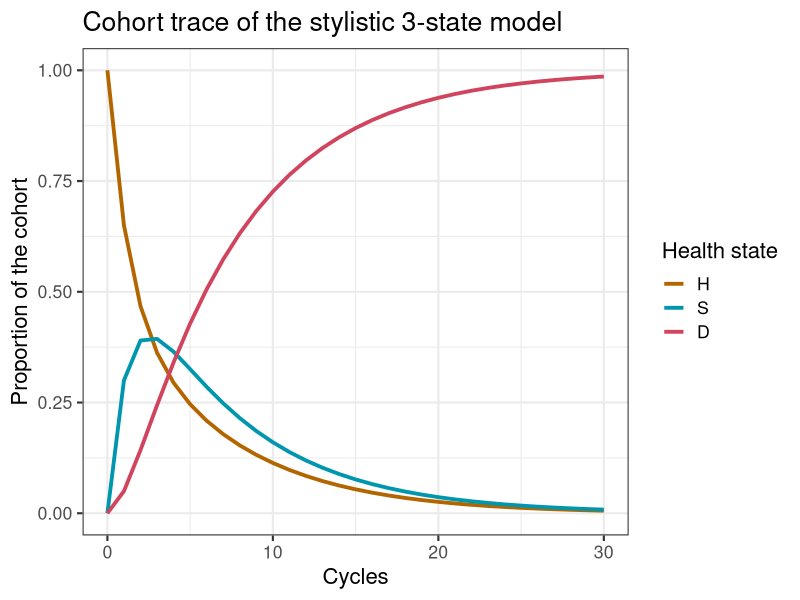

R code for this plot: (Note: this script raises an error after producing the figure.)
## ---- chunk 1
knitr::opts_chunk$set(echo = TRUE)
## ---- chunk 2
###############################################################################
### A brief report   ## 2019 ##
################################################################################
# This code forms the basis for the brief report: 
# 'A multidimensional-array representation of state-transition dodel dynamics' 
# Please cite the article when using this code
################################################################################
# Demonstrate the dynamics array approach using a stylistic 3-state model 
################################################################################
# To program this tutorial, we made use of 
# R version 3.5.1 (2018-7-02)
# Platform: x86_64-apple-darwin15.6.0 (64-bit)
# Running under: macOS Mojave 10.14
# RStudio: Version 1.1.456 2009-2018 RStudio, Inc
################################################################################
rm(list = ls())  # remove any variables in R's memory 
## ---- chunk 3
#### 01.1 Load packages and functions ####
library(reshape2) # load reshape2 to transform data
library(ggplot2)  # load ggplot2 for nice looking plots
## ---- chunk 4
#### 01.2.1 General setup ####
age         <- 70  # age of starting cohort
n.t         <- 30  # time horizon, number of cycles
v.age.names <- age:(age + n.t - 1) # vector with age names
v.n <- c("H", "S", "D") # vector with the 3 health states of the model:
# Healthy (H), Sick (S), Dead (D)
n.states <- length(v.n) # number of health states 
## ---- chunk 5
#### 01.2.3 Generate initial set of base-case external parameters ####
# Costs
c.H   <- 1000   # cost of remaining one cycle healthy 
c.S   <- 3000   # cost of remaining one cycle sick 
c.D   <- 0      # cost of being dead (per cycle)
# State utilities
u.H   <-  1     # utility when healthy 
u.S   <- 0.60   # utility when sick 
u.D   <- 0      # utility when healthy 
# Transition probabilities (per cycle)
p.HS  <- 0.30   # probability to become sick when healthy
p.HD  <- 0.05   # probability to die when healthy
p.SH  <- 0.15   # probability to become healthy when sick
p.SD  <- 0.20   # probability to die when sick
# Transition rewards
du.HS <- 0.10   # one-time utility decrement when becoming sick
ic.D  <- 4000   # one-time cost of dying
## ---- chunk 6
#### 02.1 Initial state vector ####
# the cohort start in the Healthy health state
v.m0 <- c(H = 1, S = 0, D = 0)
v.m0

#### 02.2 Cohort trace  
## Create the Markov cohort trace matrix m.M capturing the proportion of the cohort 
# in each state at each cycle

m.M <- matrix(0,  # initialize cohort trace
              nrow = (n.t + 1), ncol = n.states, 
              dimnames = list(0:n.t, v.n))

m.M[1, ] <- v.m0   # store the initial state vector
## ---- chunk 7
#### 02.3 Transition probability matrix ####
# matrix m.P at the first cycle
m.P <- matrix(NA, 
              nrow = n.states, ncol = n.states, 
              dimnames = list(v.n, v.n))

# Fill in matrix
# From Healthy
m.P["H", "H"]  <- 1 - (p.HS + p.HD)
m.P["H", "S"]  <- p.HS
m.P["H", "D"]  <- p.HD
# From Sick
m.P["S", "H"]  <- p.SH
m.P["S", "S"]  <- 1 - (p.SH + p.SD)
m.P["S", "D"]  <- p.SD
# From Death
m.P["D", "H"]  <- 0
m.P["D", "S"]  <- 0
m.P["D", "D"]  <- 1

m.P # print the transition probability matrix
## ---- chunk 8
for(t in 1:n.t){  # loop through the number of cycles
  # estimate the state vector for the next cycle (t + 1)
  m.M[t + 1, ] <- m.M[t, ] %*% m.P   
}
## ---- chunk 9
head(round(m.M, 3)) # show the first six lines of the cohort trace
## ---- chunk 10
a.A <- array(0, dim = c(n.states, n.states, n.t + 1),
             dimnames = list(v.n, v.n, 0:n.t)) # initialize array
diag(a.A[, , 1]) <- v.m0 # store the initial state vector in the diagonal of A
a.A[, , 1] # print the first cycle
## ---- chunk 11
# run the model 
for(t in 1:n.t){                     # loop through the number of cycles
  a.A[, , t + 1] <- colSums(a.A[, , t]) * m.P  # estimate the transition dynamics at t + 1
}
## ---- chunk 12
a.A[, , 1:3] # shown for two cycles
sum(a.A[, , 3]) # sum for t = 3
## ---- chunk 13
sum(a.A[, "S", 3]) # sum the column of S at t = 3
## ---- chunk 14
# recovering M from A 
m.MViaA <- t(colSums(a.A))   # sum over the columns of a.A and transpose 
## ---- chunk 15
#### 05.1 Create reward matrices for both costs and effects #### 
m.R.costs <- m.R.effects <- matrix(NA, 
                  nrow = n.states, ncol = n.states, 
                  dimnames = list(v.n, v.n))
    
# Fill in matrix for costs
# From Healthy
m.R.costs["H", "H"]  <- c.H
m.R.costs["H", "S"]  <- c.H 
m.R.costs["H", "D"]  <- c.H + ic.D
# From Sick
m.R.costs["S", "H"]  <- c.S
m.R.costs["S", "S"]  <- c.S 
m.R.costs["S", "D"]  <- c.S + ic.D
# From Death
m.R.costs["D", "H"]  <- c.D
m.R.costs["D", "S"]  <- c.D
m.R.costs["D", "D"]  <- c.D 

# Fill in matrix for effects
# From Healthy
m.R.effects["H", "H"]  <- u.H
m.R.effects["H", "S"]  <- u.H - du.HS 
m.R.effects["H", "D"]  <- u.H 
# From Sick
m.R.effects["S", "H"]  <- u.S
m.R.effects["S", "S"]  <- u.S 
m.R.effects["S", "D"]  <- u.S 
# From Death
m.R.effects["D", "H"]  <- u.D
m.R.effects["D", "S"]  <- u.D
m.R.effects["D", "D"]  <- u.D 
## ---- chunk 16
m.R.costs    # show the reward matrix for costs
m.R.effects  # show the reward matrix for effects
## ---- chunk 17
#### 05.2 Expected QALYs and Costs per cycle for each strategy ####
a.Y.costs <- a.Y.effects <- array(0, dim = c(n.states, n.states, n.t + 1),
             dimnames = list(v.n, v.n, 0:n.t))
# initialixe arrays 
a.Y.costs[, , 1]   <- a.A[, , 1] * m.R.costs  
a.Y.effects[, , 1] <- a.A[, , 1] * m.R.costs  

for(t in 1:n.t){ 
# element-wise-multiplication of array A with the rewards matrices
a.Y.costs[, , t + 1]   <- a.A[, , t + 1] * m.R.costs   
a.Y.effects[, , t + 1] <- a.A[, , t + 1] * m.R.effects 
}
## ---- chunk 18
# calculate the expected costs per cycle
v.costs <- rowSums(t(colSums(a.Y.costs))) 
# calculate the expected QALYs per cycle
v.QALYs <- rowSums(t(colSums(a.Y.effects))) 

TC <- sum(v.costs)  # calculate the total expected costs
TE <- sum(v.QALYs)  # calculate the total expected QALYS

v.results <- c(TC, TE)       # combine the total expected costs and QALYs
names(v.results) <- c("Costs", "Effect") # name the vector
v.results                    # print the results  
## ---- chunk 19
ggplot(melt(m.M), aes(x = Var1, y = value, color = Var2)) +
  geom_line(size = 1.3) +
  scale_color_discrete(l = 50, name = "Health state", h = c(45, 365)) +
  xlab("Cycle") +
  ylab("Proportion of the cohort") +
  ggtitle("Cohort trace of the stylistic 3-state model") +
  theme_bw(base_size = 16) +
  scale_x_continuous(name = "Cycles", limits = c(0, n.t), 
                     breaks = seq(0, n.t, 10)) +
  theme()
## ---- chunk 20
save(m.M, file = "../output/cohort_trace.RData") # save the object 
save(a.A, file = "../output/array.RData") # save the object 
## ---- chunk 21
v.e <- numeric(n.t + 1)   # create the vector v.e
v.e[1] <- 0               # initiate the vector
# calculate the ratio across all cycles starting in cycle 2
v.e[-1] <-  a.A["S", "D", -1] / (a.A["H", "D", -1] +  a.A["S", "D", -1])
## ---- chunk 22
df.e <- as.data.frame(cbind(0:n.t, v.e)) # create a dataframe with cycles and proportion that dies each cycle
colnames(df.e) <- c("cycle", "proportion") # name the columns of the dataframe
## ---- chunk 23
### Plot ratio
ggplot(df.e, aes(x = cycle, y = proportion)) +
  geom_line(size = 1.3) +
  scale_color_discrete(l = 50, name = "Health state", h = c(45, 365)) +
  xlab("Cycle") +
  ylab("Ratio deaths from sick to al deaths vs to all deaths") +
  ggtitle("Ratio deaths from sick to all deaths") +
  theme_bw(base_size = 16) +
  scale_x_continuous(name = "Cycles", limits = c(0, n.t), breaks = seq(0, n.t, 10)) +
  scale_y_continuous(name = "Ratio S->D vs to all deaths", limits = c(0, 1)) +
  theme()
## ---- chunk 24
ggsave("../figs/Proportion_death_from_sick.png", width = 8, height = 6) # save the plot
